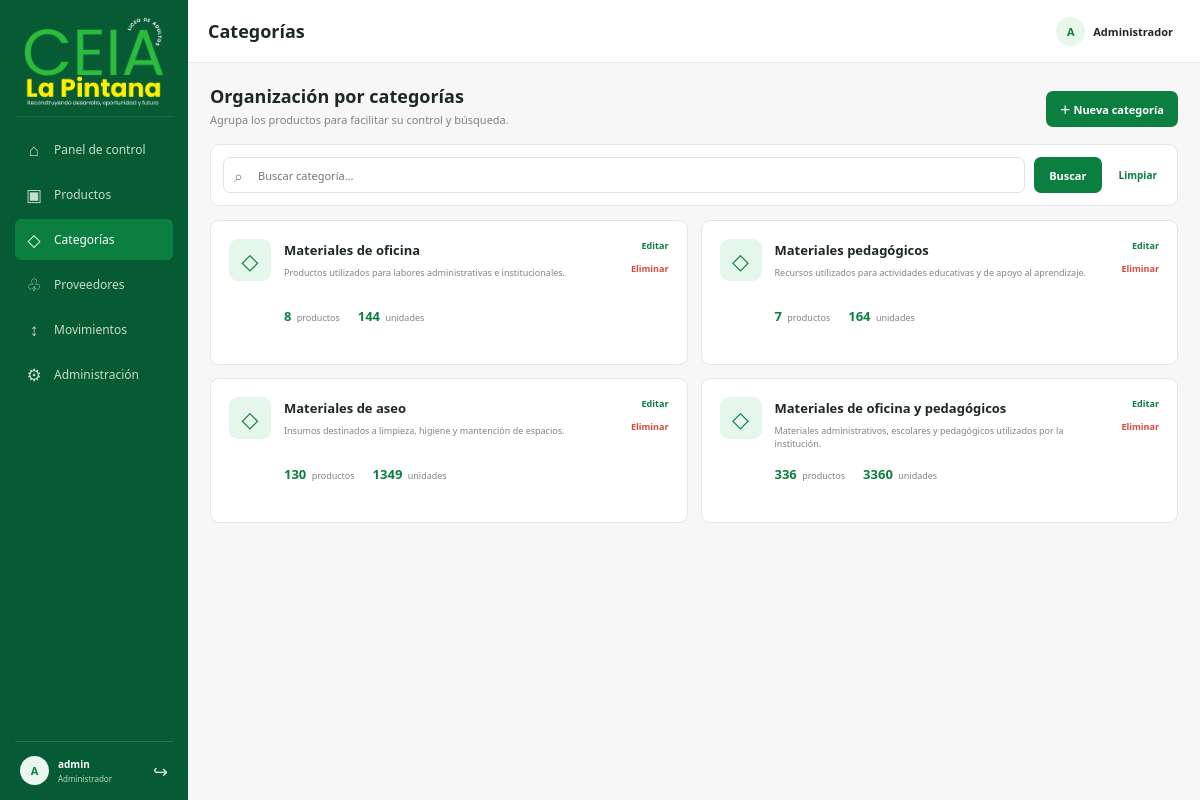
/categorias/ (signed in), run on the app's committed database.
### inventario/models.py (models this page shows, shortened)
class Categoria(models.Model):
    nombre = models.CharField(max_length=100, unique=True)
    descripcion = models.TextField(blank=True, null=True)
    class Meta:
        verbose_name = 'Categoría'
        verbose_name_plural = 'Categorías'
        ordering = ['nombre']

### inventario/views.py (the view)
# urls.py: path('categorias/', views.categorias, name='categorias'),
@login_required(login_url='login')
def categorias(request):
    consulta = request.GET.get('q', '').strip()
    registros = Categoria.objects.annotate(
        total_productos=Count('productos'),
        total_stock=Sum('productos__stock'),
    )
    if consulta:
        registros = registros.filter(
            Q(nombre__icontains=consulta) | Q(descripcion__icontains=consulta)
        )
    return render(request, 'inventario/categorias.html', {
        'active_nav': 'categorias',
        'registros': registros,
        'q': consulta,
    })

### inventario/templates/inventario/categorias.html (shortened to what this page needs)
{% extends 'inventario/base.html' %}
{% block page_title %}Categorías{% endblock %}
{% block content %}
<section class="heading"><div><h2>Organización por categorías</h2><p>Agrupa los productos para facilitar su control y búsqueda.</p></div><div class="actions"><a class="primary" href="{% url 'categoria_crear' %}">＋ Nueva categoría</a></div></section>
<section class="panel filter-panel"><form method="get" class="filters compact"><label class="search-field"><span>⌕</span><input type="search" name="q" value="{{ q }}" placeholder="Buscar categoría..."></label><button class="filter-button" type="submit">Buscar</button><a class="clear-filter" href="{% url 'categorias' %}">Limpiar</a></form></section>
<section class="category-grid">
  {% for categoria in registros %}<article class="panel category-card"><div class="category-icon">◇</div><div class="category-info"><h3>{{ categoria.nombre }}</h3><p>{{ categoria.descripcion|default:'Sin descripción'|truncatechars:90 }}</p><div class="category-metrics"><span><b>{{ categoria.total_productos }}</b> productos</span><span><b>{{ categoria.total_stock|default:0 }}</b> unidades</span></div></div><div class="card-actions"><a href="{% url 'categoria_editar' categoria.pk %}">Editar</a><a class="danger-link" href="{% url 'categoria_eliminar' categoria.pk %}">Eliminar</a></div></article>
  {% empty %}<article class="panel empty-state"><b>No se encontraron categorías</b><span>Crea una para organizar el inventario.</span></article>{% endfor %}
</section>
{% endblock %}

### inventario/templates/inventario/base.html (shortened to what this page needs)
{% load static %}
<!DOCTYPE html>
<html lang="es">
<head>
  <link rel="stylesheet" href="{% static 'style.css' %}">
</head>
<body>
<div class="app">
  {% include 'inventario/components/_navbar.html' %}
  <main>
    <header class="topbar">
      <div class="top-title"><button class="menu-button" type="button" data-menu-toggle aria-label="Abrir menú">☰</button><h1>{% block page_title %}Panel de inventario{% endblock %}</h1></div>
      <div class="top-user"><span class="user-avatar">{{ request.user.username|first|upper|default:'A' }}</span><b>Administrador</b></div>
    </header>
    <div class="content">
      {% include 'inventario/components/_mensajes.html' %}      {% block content %}{% endblock %}
    </div>
  </main>
</div>
</body>
</html>

### inventario/templates/inventario/components/_navbar.html
{% load static %}
<aside class="sidebar" id="sidebar">
    <div class="brand"><a href="{% url 'home' %}" aria-label="Ir al panel"><img src="{% static 'ceia_la_pintana.png' %}" alt="CEIA La Pintana"></a></div>
    <nav aria-label="Navegación principal">
      <a class="nav {% if active_nav == 'dashboard' %}active{% endif %}" href="{% url 'home' %}"><span>⌂</span>Panel de control</a>
      <a class="nav {% if active_nav == 'productos' %}active{% endif %}" href="{% url 'productos' %}"><span>▣</span>Productos</a>
      <a class="nav {% if active_nav == 'categorias' %}active{% endif %}" href="{% url 'categorias' %}"><span>◇</span>Categorías</a>
      <a class="nav {% if active_nav == 'proveedores' %}active{% endif %}" href="{% url 'proveedores' %}"><span>♧</span>Proveedores</a>
      <a class="nav {% if active_nav == 'movimientos' %}active{% endif %}" href="{% url 'movimientos' %}"><span>↕</span>Movimientos</a>
      <a class="nav {% if active_nav == 'administracion' %}active{% endif %}" href="{% url 'administracion' %}"><span>⚙</span>Administración</a>
    </nav>
    <div class="sidebar-user"><span class="user-avatar">{{ request.user.username|first|upper|default:'A' }}</span><div><b>{{ request.user.get_full_name|default:request.user.username }}</b><small>Administrador</small></div><a href="{% url 'logout' %}" title="Cerrar sesión" aria-label="Cerrar sesión">↪</a></div>
  </aside>

### data on the page
Categoria: nombre "Materiales de oficina", descripcion "Productos utilizados para labores administrativas e institucionales.", total_productos "8", total_stock "144"
Categoria: nombre "Materiales pedagógicos", descripcion "Recursos utilizados para actividades educativas y de apoyo al aprendizaje.", total_productos "7", total_stock "164"
Categoria: nombre "Materiales de aseo", descripcion "Insumos destinados a limpieza, higiene y mantención de espacios.", total_productos "130", total_stock "1349"
Categoria: nombre "Materiales de oficina y pedagógicos", descripcion "Materiales administrativos, escolares y pedagógicos utilizados por la institución.", total_productos "336", total_stock "3360"

### other printed values
{{ request.user.username|first|upper|default:'A' }} "A"
{{ request.user.get_full_name|default:request.user.username }} "admin"
